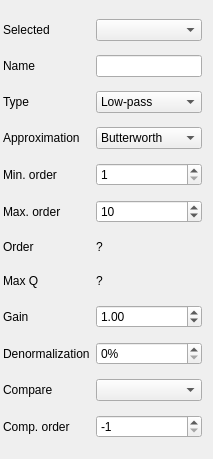
             <widget class="QWidget" name="scrollAreaWidgetContents_3">
              <property name="geometry">
               <rect>
                <x>0</x>
                <y>0</y>
                <width>213</width>
                <height>459</height>
               </rect>
              </property>
              <property name="sizePolicy">
               <sizepolicy hsizetype="Ignored" vsizetype="Preferred">
                <horstretch>0</horstretch>
                <verstretch>0</verstretch>
               </sizepolicy>
              </property>
              <property name="maximumSize">
               <size>
                <width>16777215</width>
                <height>16777215</height>
               </size>
              </property>
              <layout class="QGridLayout" name="gridLayout_2">
               <property name="leftMargin">
                <number>3</number>
               </property>
               <item row="1" column="1">
                <widget class="QLineEdit" name="filtername_box">
                 <property name="mouseTracking">
                  <bool>false</bool>
                 </property>
                 <property name="acceptDrops">
                  <bool>false</bool>
                 </property>
                </widget>
               </item>
               <item row="8" column="1">
                <widget class="QLabel" name="N_label">
                 <property name="maximumSize">
                  <size>
                   <width>16777215</width>
                   <height>20</height>
                  </size>
                 </property>
                 <property name="text">
                  <string>?</string>
                 </property>
                </widget>
               </item>
               <item row="9" column="1">
                <widget class="QLabel" name="max_Q_label">
                 <property name="maximumSize">
                  <size>
                   <width>16777215</width>
                   <height>20</height>
                  </size>
                 </property>
                 <property name="text">
                  <string>?</string>
                 </property>
                </widget>
               </item>
               <item row="1" column="0">
                <widget class="QLabel" name="label_26">
                 <property name="text">
                  <string>Name</string>
                 </property>
                </widget>
               </item>
               <item row="12" column="0">
                <widget class="QLabel" name="label_30">
                 <property name="text">
                  <string>Compare</string>
                 </property>
                </widget>
               </item>
               <item row="3" column="1">
                <widget class="QComboBox" name="aprox_box">
                 <item>
                  <property name="text">
                   <string>Butterworth</string>
                  </property>
                 </item>
                 <item>
                  <property name="text">
                   <string>Chebyshev</string>
                  </property>
                 </item>
                 <item>
                  <property name="text">
                   <string>Chebyshev 2</string>
                  </property>
                 </item>
                 <item>
                  <property name="text">
                   <string>Cauer</string>
                  </property>
                 </item>
                 <item>
                  <property name="text">
                   <string>Legendre</string>
                  </property>
                 </item>
                 <item>
                  <property name="text">
                   <string>Bessel</string>
                  </property>
                 </item>
                 <item>
                  <property name="text">
                   <string>Gauss</string>
                  </property>
                 </item>
                </widget>
               </item>
               <item row="0" column="1">
                <widget class="QComboBox" name="selfil_cb"/>
               </item>
               <item row="2" column="0">
                <widget class="QLabel" name="label_27">
                 <property name="text">
                  <string>Type</string>
                 </property>
                </widget>
               </item>
               <item row="8" column="0">
                <widget class="QLabel" name="label_36">
                 <property name="text">
                  <string>Order</string>
                 </property>
                </widget>
               </item>
               <item row="9" column="0">
                <widget class="QLabel" name="label_32">
                 <property name="text">
                  <string>Max Q</string>
                 </property>
                </widget>
               </item>
               <item row="7" column="1">
                <widget class="QSpinBox" name="N_max_box">
                 <property name="minimum">
                  <number>0</number>
                 </property>
                 <property name="maximum">
                  <number>50</number>
                 </property>
                 <property name="value">
                  <number>10</number>
                 </property>
                </widget>
               </item>
               <item row="10" column="1">
                <widget class="QDoubleSpinBox" name="gain_box">
                 <property name="minimum">
                  <double>0.010000000000000</double>
                 </property>
                 <property name="maximum">
                  <double>1000000.000000000000000</double>
                 </property>
                 <property name="singleStep">
                  <double>0.010000000000000</double>
                 </property>
                 <property name="value">
                  <double>1.000000000000000</double>
                 </property>
                </widget>
               </item>
               <item row="6" column="0">
                <widget class="QLabel" name="label_49">
                 <property name="text">
                  <string>Min. order</string>
                 </property>
                </widget>
               </item>
               <item row="0" column="0">
                <widget class="QLabel" name="label_29">
                 <property name="text">
                  <string>Selected</string>
                 </property>
                </widget>
               </item>
               <item row="2" column="1">
                <widget class="QComboBox" name="tipo_box">
                 <property name="minimumSize">
                  <size>
                   <width>0</width>
                   <height>0</height>
                  </size>
                 </property>
                 <item>
                  <property name="text">
                   <string>Low-pass</string>
                  </property>
                 </item>
                 <item>
                  <property name="text">
                   <string>High-pass</string>
                  </property>
                 </item>
                 <item>
                  <property name="text">
                   <string>Band-pass</string>
                  </property>
                 </item>
                 <item>
                  <property name="text">
                   <string>Band-reject</string>
                  </property>
                 </item>
                 <item>
                  <property name="text">
                   <string>Group delay</string>
                  </property>
                 </item>
                </widget>
               </item>
               <item row="10" column="0">
                <widget class="QLabel" name="label_28">
                 <property name="text">
                  <string>Gain</string>
                 </property>
                </widget>
               </item>
               <item row="11" column="1">
                <widget class="QDoubleSpinBox" name="denorm_box">
                 <property name="suffix">
                  <string>%</string>
                 </property>
                 <property name="decimals">
                  <number>0</number>
                 </property>
                 <property name="minimum">
                  <double>0.000000000000000</double>
                 </property>
                 <property name="maximum">
                  <double>100.000000000000000</double>
                 </property>
                 <property name="singleStep">
                  <double>1.000000000000000</double>
                 </property>
                 <property name="value">
                  <double>0.000000000000000</double>
                 </property>
                </widget>
               </item>
               <item row="3" column="0">
                <widget class="QLabel" name="label_54">
                 <property name="text">
                  <string>Approximation</string>
                 </property>
                </widget>
               </item>
               <item row="7" column="0">
                <widget class="QLabel" name="label_59">
                 <property name="text">
                  <string>Max. order</string>
                 </property>
                </widget>
               </item>
               <item row="6" column="1">
                <widget class="QSpinBox" name="N_min_box">
                 <property name="minimum">
                  <number>1</number>
                 </property>
                 <property name="maximum">
                  <number>50</number>
                 </property>
                </widget>
               </item>
               <item row="12" column="1">
                <widget class="CheckableComboBox" name="compareapprox_cb">
                 <property name="currentIndex">
                  <number>-1</number>
                 </property>
                 <item>
                  <property name="text">
                   <string>Butterworth</string>
                  </property>
                 </item>
                 <item>
                  <property name="text">
                   <string>Chebyshev</string>
                  </property>
                 </item>
                 <item>
                  <property name="text">
                   <string>Chebyshev 2</string>
                  </property>
                 </item>
                 <item>
                  <property name="text">
                   <string>Cauer</string>
                  </property>
                 </item>
                 <item>
                  <property name="text">
                   <string>Legendre</string>
                  </property>
                 </item>
                 <item>
                  <property name="text">
                   <string>Bessel</string>
                  </property>
                 </item>
                 <item>
                  <property name="text">
                   <string>Gauss</string>
                  </property>
                 </item>
                </widget>
               </item>
               <item row="11" column="0">
                <widget class="QLabel" name="label_61">
                 <property name="text">
                  <string>Denormalization</string>
                 </property>
                </widget>
               </item>
               <item row="13" column="0">
                <widget class="QLabel" name="label_33">
                 <property name="text">
                  <string>Comp. order</string>
                 </property>
                </widget>
               </item>
               <item row="13" column="1">
                <widget class="QSpinBox" name="comp_N_box">
                 <property name="toolTip">
                  <string>&lt;html&gt;&lt;head/&gt;&lt;body&gt;&lt;p&gt;Order -1: find lowest order for template&lt;br/&gt;Order 0: use same order as the lead approximation&lt;/p&gt;&lt;p&gt;Order &amp;gt; 0: use this order&lt;/p&gt;&lt;/body&gt;&lt;/html&gt;</string>
                 </property>
                 <property name="minimum">
                  <number>-1</number>
                 </property>
                 <property name="maximum">
                  <number>50</number>
                 </property>
                 <property name="value">
                  <number>-1</number>
                 </property>
                </widget>
               </item>
              </layout>
             </widget>
